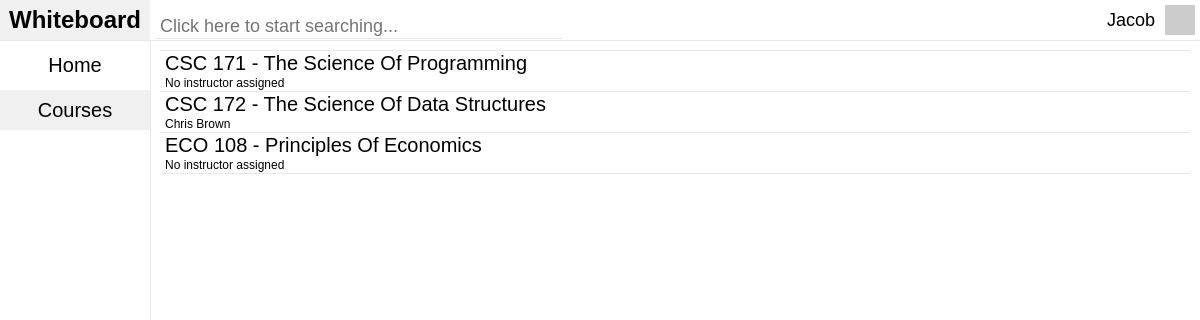
The app's page /site/courses.php (signed in) with its own data.
### tables this page shows
CREATE TABLE `sectionStudents` (
`sectionStudentID` int(10) unsigned NOT NULL,
  `is_active` tinyint(1) NOT NULL,
  `userID` int(10) unsigned NOT NULL,
  `sectionID` int(10) unsigned NOT NULL,
  `is_pass_fail` tinyint(1) NOT NULL,
  `is_satisfactory_fail` tinyint(1) NOT NULL,
  `is_no_credit` tinyint(1) NOT NULL
);

CREATE TABLE `courses` (
`courseID` int(10) unsigned NOT NULL,
  `school` varchar(64) NOT NULL,
  `department` char(3) NOT NULL,
  `number` smallint(3) unsigned NOT NULL,
  `type` enum('MAIN_COURSE','LAB','RECITATION','WORKSHOP') NOT NULL,
  `title` varchar(64) NOT NULL,
  `description` text NOT NULL,
  `credits` decimal(2,1) unsigned NOT NULL,
  `requirements` text,
  `clusters` text COMMENT 'This should be removed and expanded into a whole tables, but for now we''re not dealing with clusters and just leaving them as text.',
  `prerequisites` text,
  `cross_listed` text
);

CREATE TABLE `users` (
`userID` int(10) unsigned NOT NULL,
  `type` enum('STUDENT','TEACHER','ADMIN') NOT NULL,
  `username` varchar(64) NOT NULL,
  `password_hash` char(255) NOT NULL,
  `email` varchar(64) NOT NULL,
  `activation_hash` char(40) DEFAULT NULL,
  `is_active` tinyint(1) DEFAULT NULL COMMENT 'NULL = is banned',
  `password_reset_hash` char(40) DEFAULT NULL,
  `password_reset_time` int(10) unsigned DEFAULT NULL,
  `rememberme_token` char(64) DEFAULT NULL,
  `failed_logins` tinyint(3) unsigned NOT NULL DEFAULT '0' COMMENT 'Ban them after 255 failed logins',
  `last_failed_login_time` int(10) unsigned DEFAULT NULL,
  `registration_ip` varchar(39) DEFAULT NULL COMMENT 'Might remove this',
  `name_first` varchar(64) NOT NULL,
  `name_last` varchar(64) NOT NULL,
  `name_suffix` varchar(10) NOT NULL,
  `expected_graduation` smallint(5) unsigned DEFAULT NULL,
  `birth_year` smallint(6) NOT NULL,
  `birth_day` tinyint(2) DEFAULT NULL,
  `birth_month` tinyint(2) unsigned DEFAULT NULL,
  `registration_time` int(10) unsigned NOT NULL
);

### site/classes/Login.php (called while the page is built, shortened)
<?php
class Login
{
	public $db_connection = null;
	private $type = "";
	private $user_is_logged_in = false;
	public function databaseConnection()
	{
		if ($this->db_connection != null) {
			return true;
		} else {
			try {
				$this->db_connection = new PDO('mysql:host='. DB_HOST .';dbname='. DB_NAME . ';charset=utf8', DB_USER, DB_PASS);
				return true;
			} catch (PDOException $e) {
				$this->errors[] = "Database connection problem." . $e->getMessage();
			}
		}
		return false;
	}
	private function loginWithSessionData()
	{
		$this->email = $_SESSION['email'];
		$this->type = $_SESSION['type'];
		$this->user_is_logged_in = true;
	}
	public function isUserLoggedIn()
	{
		return $this->user_is_logged_in;
	}
	public function getType()
	{
		return $this->type;
	}
	public function getGravatarImageUrl($email, $s = 50, $d = 'mm', $r = 'g', $atts = array() )
	{
		$url = 'http://www.gravatar.com/avatar/';
		$url .= md5(strtolower(trim($email)));
		$url .= "?s=$s&d=$d&r=$r&f=y";
		$this->user_gravatar_image_url = $url;
		$url = '<img src="' . $url . '"';
		$url .= ' />';
	}
}

### site/courses.php (the view, shortened to what this page needs)
<?php
require_once($_SERVER['DOCUMENT_ROOT'] .'/classes/Login.php');
require_once($_SERVER['DOCUMENT_ROOT'] .'/included/header.php');
?>
<link rel="stylesheet" type="text/css" href="../../included/css/courses.css">
<?php
if ($login->databaseConnection()) {
	if(isset($_GET['c'])) {
		echo "Loading...";
	} elseif(isset($_GET['s'])) {
		echo "Loading...";
	} else {
		echo "<div id='mainContentContainerContent' class='mainContentContainerContent'>";
		if($login->getType() == "TEACHER"){
			$query_sectionTeachers = $login->db_connection->prepare('SELECT * FROM sectionTeachers WHERE userID = :userID ORDER BY sectionID ASC');
				$query_sectionTeachers->bindValue(':userID', $_SESSION['userID'], PDO::PARAM_STR);
				$query_sectionTeachers->execute();
			if($query_sectionTeachers->rowCount() == 0) {
				echo "You do not currently teach any sections";
			}
			$i = 0;
			while($sectionTeachers = $query_sectionTeachers->fetchObject()) {
				$query_section = $login->db_connection->prepare('SELECT * FROM sections WHERE sectionID = :sectionID');
					$query_section->bindValue(':sectionID', $sectionTeachers->sectionID, PDO::PARAM_STR);
					$query_section->execute();
					$section = $query_section->fetchObject();
				$query_course = $login->db_connection->prepare('SELECT * FROM courses WHERE courseID = :courseID');
					$query_course->bindValue(':courseID', $section->courseID, PDO::PARAM_STR);
					$query_course->execute();
					$course = $query_course->fetchObject();
				$query_sectionTeacher = $login->db_connection->prepare('SELECT * FROM sectionTeachers WHERE sectionID = :sectionID');
					$query_sectionTeacher->bindValue(':sectionID', $section->sectionID, PDO::PARAM_STR);
					$query_sectionTeacher->execute();
					$sectionTeacher = $query_sectionTeacher->fetchObject();
				$query_sectionTeacherData = $login->db_connection->prepare('SELECT name_first, name_last FROM users WHERE userID = :userID');
					$query_sectionTeacherData->bindValue(':userID', $sectionTeacher->userID, PDO::PARAM_STR);
					$query_sectionTeacherData->execute();
					$sectionTeacherData = $query_sectionTeacherData->fetchObject();
				echo "<a href='../courses/?s=". $section->sectionID ."' class='noUnderline'>";
				echo "<div id='coursesCourseContainer' class='coursesCourseContainer' ". ((!$i++)? "style='border-top: solid 1px rgb(232,232,232);'" : "") ." >";
				echo "<div id='coursesCourseTitle' class='coursesCourseTitle'>";
				echo $course->department ." ". $course->number ." - ". ucwords(strtolower($course->title));
				echo "</div>";
				echo "<div id='coursesCourseTeacher' class='coursesCourseTeacher'>";
				if($sectionTeacherData->name_first == "") {
					echo "No instructor assigned";
				} else {
					echo "". $sectionTeacherData->name_first ." ". $sectionTeacherData->name_last ."";
				}
				echo "</div>";
				echo "</div>";
				echo "</a>";
			}
		} elseif($login->getType() == "STUDENT"){
			$query_sectionStudents = $login->db_connection->prepare('SELECT * FROM sectionStudents WHERE userID = :userID ORDER BY sectionID ASC');
				$query_sectionStudents->bindValue(':userID', $_SESSION['userID'], PDO::PARAM_STR);
				$query_sectionStudents->execute();
			$i = 0;
			while($sectionStudents = $query_sectionStudents->fetchObject()) {
				$query_section = $login->db_connection->prepare('SELECT * FROM sections WHERE sectionID = :sectionID');
					$query_section->bindValue(':sectionID', $sectionStudents->sectionID, PDO::PARAM_STR);
					$query_section->execute();
					$section = $query_section->fetchObject();
				$query_course = $login->db_connection->prepare('SELECT * FROM courses WHERE courseID = :courseID');
					$query_course->bindValue(':courseID', $section->courseID, PDO::PARAM_STR);
					$query_course->execute();
					$course = $query_course->fetchObject();
				$query_sectionTeacher = $login->db_connection->prepare('SELECT * FROM sectionTeachers WHERE sectionID = :sectionID');
					$query_sectionTeacher->bindValue(':sectionID', $section->sectionID, PDO::PARAM_STR);
					$query_sectionTeacher->execute();
					$sectionTeacher = $query_sectionTeacher->fetchObject();
				$query_sectionTeacherData = $login->db_connection->prepare('SELECT name_first, name_last FROM users WHERE userID = :userID');
					$query_sectionTeacherData->bindValue(':userID', $sectionTeacher->userID, PDO::PARAM_STR);
					$query_sectionTeacherData->execute();
					$sectionTeacherData = $query_sectionTeacherData->fetchObject();
				echo "<a href='../courses/?s=". $section->sectionID ."' class='noUnderline'>";
				echo "<div id='coursesCourseContainer' class='coursesCourseContainer' ". ((!$i++)? "style='border-top: solid 1px rgb(232,232,232);'" : "") ." >";
				echo "<div id='coursesCourseTitle' class='coursesCourseTitle'>";
				echo $course->department ." ". $course->number ." - ". ucwords(strtolower($course->title));
				echo "</div>";
				echo "<div id='coursesCourseTeacher' class='coursesCourseTeacher'>";
				if($sectionTeacherData->name_first == "") {
					echo "No instructor assigned";
				} else {
					echo "". $sectionTeacherData->name_first ." ". $sectionTeacherData->name_last ."";
				}
				echo "</div>";
				echo "</div>";
				echo "</a>";
			}
		}
	}
} else {
	echo "There was an error with your request. Please try again later.";
}
include($_SERVER['DOCUMENT_ROOT'] .'/included/footer.php');
?>

### site/included/header.php (shortened to what this page needs)
<?php
require_once($_SERVER['DOCUMENT_ROOT'] .'/included/libraries/PHPMailer.php');
require_once($_SERVER['DOCUMENT_ROOT'] .'/classes/Login.php');
$login = new Login();
?>
<!DOCTYPE html>
<html>
<head>
	<link rel="stylesheet" type="text/css" href="../../included/css/header.css">
	<link rel="stylesheet" type="text/css" href="../../included/css/jquery.datetimepicker.css"/ >
</head>
<body>
	<div id="navBarContainer" class="navBarContainer">
		<a href="../">
		<div id="navBarLogoContainer" class="navBarLogoContainer">
			Whiteboard
		</div>
		</a>
		<div id="navBarSearchContainer" class="navBarSearchContainer">
			<input id="navBarSearchBar" class="navBarSearchBar" placeholder="Click here to start searching..." autocomplete="off" autocorrect="off">
		</div>
		<div id="navBarUserContainer" class="navBarUserContainer">
			<div id="navBarUserName" class="navBarUserName">
				<?php
					echo "&nbsp;" . $_SESSION['name_first'] . " " . $_SESSION['name_last'];
				?>
				<div id="navBarUserAvatarContainer" class="navBarUserAvatarContainer">
					<?php
						echo "<img width='30' height='30' src='". $login->user_gravatar_image_url ."' />";
					?>
				</div>
			</div>
		</div>
	</div>
	<div id="sideBarContainer" class="sideBarContainer">
		<a href="../" class="noUnderline">
		<?php
		if($_SERVER["REQUEST_URI"] == "/") {
			echo "<div id='sideBarHomeContainer' class='sideBarTabContainer selected'>";
		} else {
			echo "<div id='sideBarHomeContainer' class='sideBarTabContainer'>";
		}
		?>
			Home
		</div>
		</a>
		<a href="../../courses/" class="noUnderline">
		<?php
		if(strpos($_SERVER["REQUEST_URI"],'courses') !== false) {
			echo "<div id='sideBarCoursesContainer' class='sideBarTabContainer selected'>";
		} else {
			echo "<div id='sideBarCoursesContainer' class='sideBarTabContainer'>";
		}
		?>
			Courses
		</div>
		</a>
	</div>
	<div id="mainContentContainer" class="mainContentContainer">

### site/included/footer.php
</div>
</body>
</html>

### site/included/css/header.css (style rules this page uses)
body { font-family: Arial, sans-serif; font-size: 12px; margin: 0px; }
a { color: inherit; }
.navBarContainer { width: 100%; height: 40px; background-color: #FFF; border-bottom: solid 1px rgb(232,232,232); top:0; position: fixed; z-index: 5; }
.navBarLogoContainer { font-size: 24px; font-weight: bold; width: 150px; line-height: 40px; height: 40px; text-align: center; float: left; cursor: pointer; -webkit-transition: background-color .3s; }
.navBarSearchContainer { width:400px; height:30px; padding: 5px; float: left; }
.navBarSearchBar { padding-left:5px; width:400px; font-size: 18px; outline: 0; border: 0; border-bottom:solid 1px rgb(232,232,232); position: absolute; z-index: 1; margin-top:10px; }
.navBarUserContainer { height: 40px; float: right; font-size: 18px; line-height: 40px; text-align: right; -webkit-user-select: none; right:0; background-color: #FFF; position: absolute; z-index: 5; border-bottom: solid 1px rgb(232,232,232); overflow: hidden; max-width: 400px; }
.navBarUserName { cursor: pointer; }
.navBarUserAvatarContainer { width: 30px; height: 30px; position: relative; float: right; margin: 5px 5px 5px 10px; }
.sideBarContainer { width:150px; height: 100%; background-color: #FFF; border-right:solid 1px rgb(232,232,232); float: left; position: fixed; top:0; margin-top:40px; z-index: 4; }
.mainContentContainer { left:150px; padding: 0px; margin-top: 40px; position: absolute; min-width: 450px; overflow: auto; }
.mainContentContainerContent { padding:10px; overflow: auto; }
.sideBarTabContainer { width:150px; height:40px; margin-top:5px; background-color: #FFF; line-height: 40px; font-size: 20px; cursor: pointer; text-align: center; -webkit-transition: background-color .3s; }
.selected { background-color: #F0F0F0; }
.noUnderline { text-decoration: none; }
.coursesCourseContainer { border-bottom: solid 1px rgb(232,232,232); height:40px; -webkit-transition: background-color .3s; padding-left:5px; padding-right:5px; }
.coursesCourseTitle { line-height: 25px; font-size: 20px; }
.coursesCourseTeacher { line-height: 15px; }

### site/included/css/courses.css (style rules this page uses)
.selected { background-color: #F0F0F0; }

### records on screen
sectionstudents: courses.department "CSC", courses.number "171", courses.title "The Science Of Programming", shows "No instructor assigned"
sectionstudents: courses.department "CSC", courses.number "172", courses.title "The Science Of Data Structures", users.name_first "Chris", users.name_last "Brown"
sectionstudents: courses.department "ECO", courses.number "108", courses.title "Principles Of Economics", shows "No instructor assigned"

### other values on screen
$_SESSION['name_first'] "Jacob"
